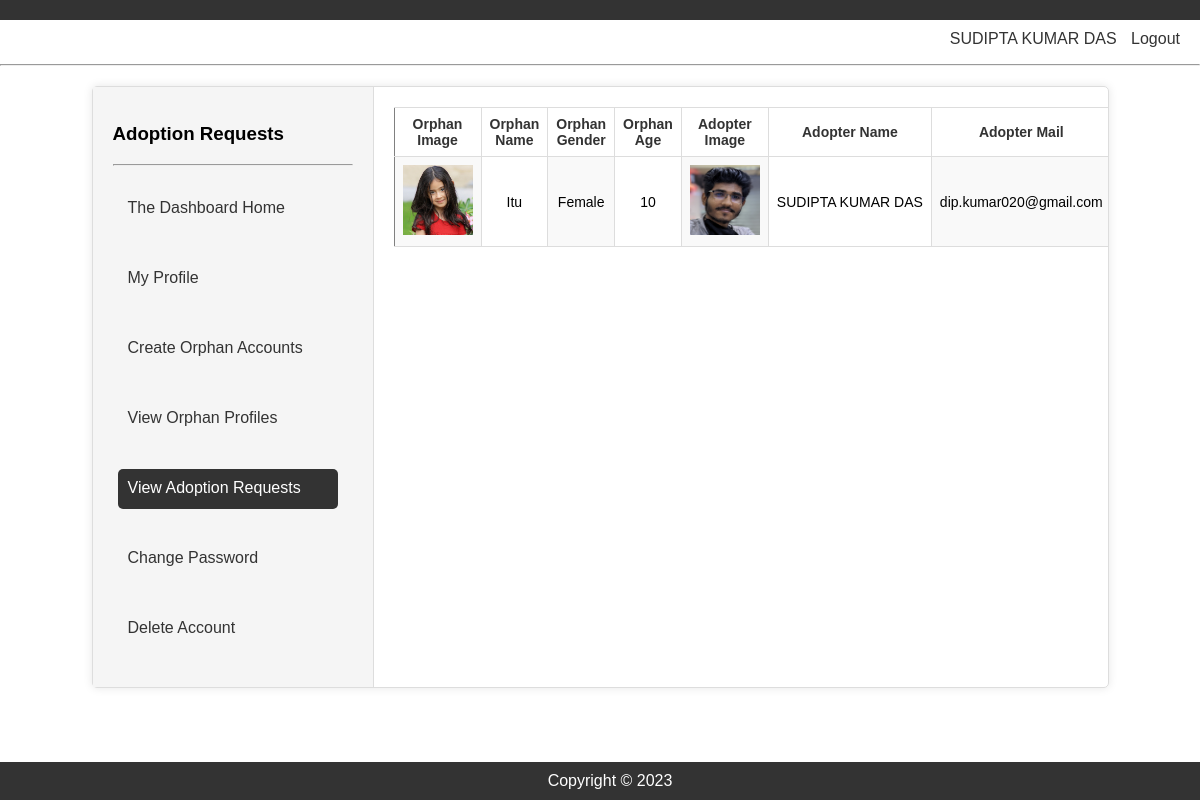
The app's page /Views/Supervisor/AdoptionRequests.php (signed in) with its own data.
### tables this page shows
CREATE TABLE `adoption_request` (
  `request_id` int(11) NOT NULL,
  `orphan_image` varchar(50) DEFAULT NULL,
  `orphan_name` varchar(50) NOT NULL,
  `orphan_gender` varchar(50) NOT NULL,
  `orphan_age` varchar(50) NOT NULL,
  `adopter_image` varchar(50) DEFAULT NULL,
  `adopter_name` varchar(50) NOT NULL,
  `adopter_mail` varchar(50) NOT NULL,
  `adopter_phone` varchar(50) NOT NULL,
  `request_date` varchar(50) NOT NULL,
  `adoption_status` varchar(50) DEFAULT NULL
);

### Model/Supervisor.php (called while the page is built, shortened)
<?php
function show_adoption_requests()
{
    $conn = db_conn();
    $selectQuery = 'SELECT * FROM `adoption_request` ';
    try {
        $stmt = $conn->query($selectQuery);
    } catch (PDOException $e) {
        echo $e->getMessage();
    }
    $rows = $stmt->fetchAll(PDO::FETCH_ASSOC);
    return $rows;
}

### Views/Supervisor/AdoptionRequests.php (the view, shortened to what this page needs)
<?php
require_once '../../Model/Supervisor.php';
?>
<!DOCTYPE html>
<html lang="en">
<head>
</head>
<body>
    <?php include '../../Layout/Supervisor/SupervisorHeader.php'; ?>
    <div class="container">
        <div class="left">
            <p>
            <h3>Adoption Requests</h3>
            <hr>
            <ul>
                <li><a href="Dashboard_Home.php">The Dashboard Home</a></li>
                <li><a href="Profile.php">My Profile</a></li>
                <li><a href="AddOrphans.php">Create Orphan Accounts</a></li>
                <li><a href="orphanProfiles.php">View Orphan Profiles</a></li>
                <li><a href="AdoptionRequests.php" class="selected">View Adoption Requests</a></li>
                <li><a href="ChangePassword.php">Change Password</a></li>
                <li><a href="../../Controller/DeleteAccount_Handler.php">Delete Account</a></li>
            </ul>
            </p>
        </div>
        <div class="right">
            <form id="reqID_form" action="../../Controller/Supervisor/AdoptionRequest_Handler_Accept.php" method="POST" onsubmit="return checkDate();">
                <?php
                $data = show_adoption_requests();
                echo '<table border="1">';
                echo '<tr>
                <th>Orphan Image</th>
                <th>Orphan Name</th>
                <th>Orphan Gender</th>
                <th>Orphan Age</th>
                <th>Adopter Image</th>
                <th>Adopter Name</th>
                <th>Adopter Mail</th>
                <th>Adopter Phone</th>
                <th>Request Date</th>
                <th>Adoption Status</th>
                <th>Action</th>
                </tr>';
                foreach ($data as $row) {
                    echo '<tr>';
                    echo '<td><img src="../../images/Orphan_Images/' . $row['orphan_image'] . '" height="70px" width="70px"></td>';
                    echo '<td>' . $row['orphan_name'] . '</td>';
                    echo '<td>' . $row['orphan_gender'] . '</td>';
                    echo '<td>' . $row['orphan_age'] . '</td>';
                    echo '<td><img src="../../images/Adopter_Images/' . $row['adopter_image'] . '" height="70px" width="70px"></td>';
                    echo '<td>' . $row['adopter_name'] . '</td>';
                    echo '<td>' . $row['adopter_mail'] . '</td>';
                    echo '</tr>';
                }
                echo '</table>';
                ?>
            </form>
        </div>
    </div>
    <?php include '../../Layout/Supervisor/SupervisorFooter.php'; ?>
</body>
</html>

### Views/Supervisor/AdoptionRequests.php (style rules this page uses)
body { font-family: Arial, sans-serif; margin: 0; padding: 0; }
.container { display: flex; height: 600px; margin: 20px auto; max-width: 1015px; border: 1px solid #ddd; border-radius: 5px; box-shadow: 0 0 10px rgba(0, 0, 0, 0.1); }
.left { background-color: #f5f5f5; padding: 20px; width: 30%; border-right: 1px solid #ddd; box-sizing: border-box; }
.left h3 { margin-top: 0; }
.selected { background-color: #333; color: #fff; }
.left a { display: inline-block; width: 200px; height: 20px; padding: 10px; margin: 5px; }
a { color: #333; text-decoration: none; border: none; border-radius: 5px; transition: background-color 0.3s ease-in-out; }
.right { padding: 20px; width: 85%; overflow-y: auto; overflow-x: auto; box-sizing: border-box; }
ul { list-style-type: none; margin: 0; padding: 0; }
li { margin: 10px 0; }
a { color: #333; text-decoration: none; }
td { white-space: nowrap; }
table { border-collapse: collapse; width: 100%; max-width: 800px; margin: 0 auto; font-family: Arial, sans-serif; font-size: 14px; text-align: center; }
th, td { text-align: center; padding: 8px; border: 1px solid #ddd; }
th { font-weight: bold; color: #333; }
td:first-child, th:first-child { border-left: none; }
tbody td:nth-child(odd) { background-color: #f9f9f9; }
tbody td:nth-child(even) { background-color: #fff; }

### Layout/Supervisor/SupervisorHeader.php (style rules this page uses)
ul { list-style-type: none; margin: 0; padding: 0; }
li { display: inline-block; margin-right: 10px; }

### records on screen
adoption_request: orphan_image (picture), orphan_name "Itu", orphan_gender "Female", orphan_age "10", adopter_image (picture), adopter_name "SUDIPTA KUMAR DAS", adopter_mail "dip.kumar020@gmail.com"

### other values on screen
$_SESSION["loginUser_Name"] "SUDIPTA KUMAR DAS"
